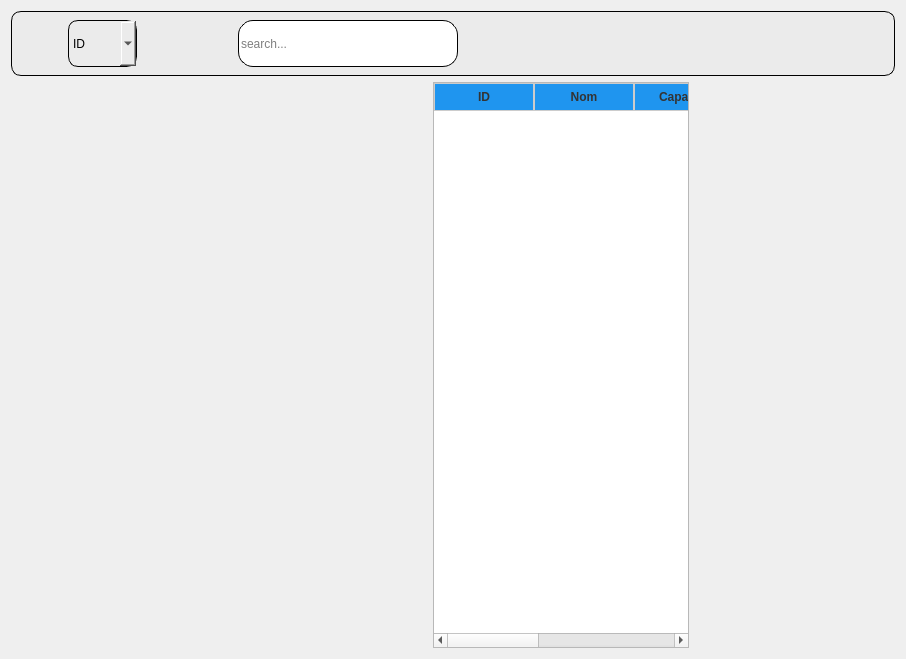
         <widget class="QWidget" name="list_salle">
          <layout class="QGridLayout" name="gridLayout_26">
           <item row="1" column="6">
            <spacer name="verticalSpacer_48">
             <property name="orientation">
              <enum>Qt::Vertical</enum>
             </property>
             <property name="sizeHint" stdset="0">
              <size>
               <width>20</width>
               <height>504</height>
              </size>
             </property>
            </spacer>
           </item>
           <item row="1" column="1">
            <spacer name="verticalSpacer_44">
             <property name="orientation">
              <enum>Qt::Vertical</enum>
             </property>
             <property name="sizeHint" stdset="0">
              <size>
               <width>20</width>
               <height>504</height>
              </size>
             </property>
            </spacer>
           </item>
           <item row="1" column="0">
            <spacer name="verticalSpacer_43">
             <property name="orientation">
              <enum>Qt::Vertical</enum>
             </property>
             <property name="sizeHint" stdset="0">
              <size>
               <width>20</width>
               <height>504</height>
              </size>
             </property>
            </spacer>
           </item>
           <item row="1" column="10">
            <spacer name="verticalSpacer_52">
             <property name="orientation">
              <enum>Qt::Vertical</enum>
             </property>
             <property name="sizeHint" stdset="0">
              <size>
               <width>20</width>
               <height>504</height>
              </size>
             </property>
            </spacer>
           </item>
           <item row="1" column="15">
            <spacer name="verticalSpacer_57">
             <property name="orientation">
              <enum>Qt::Vertical</enum>
             </property>
             <property name="sizeHint" stdset="0">
              <size>
               <width>20</width>
               <height>504</height>
              </size>
             </property>
            </spacer>
           </item>
           <item row="1" column="12">
            <spacer name="verticalSpacer_54">
             <property name="orientation">
              <enum>Qt::Vertical</enum>
             </property>
             <property name="sizeHint" stdset="0">
              <size>
               <width>20</width>
               <height>504</height>
              </size>
             </property>
            </spacer>
           </item>
           <item row="1" column="11">
            <spacer name="verticalSpacer_53">
             <property name="orientation">
              <enum>Qt::Vertical</enum>
             </property>
             <property name="sizeHint" stdset="0">
              <size>
               <width>20</width>
               <height>504</height>
              </size>
             </property>
            </spacer>
           </item>
           <item row="1" column="13">
            <spacer name="verticalSpacer_55">
             <property name="orientation">
              <enum>Qt::Vertical</enum>
             </property>
             <property name="sizeHint" stdset="0">
              <size>
               <width>20</width>
               <height>504</height>
              </size>
             </property>
            </spacer>
           </item>
           <item row="1" column="16">
            <spacer name="verticalSpacer_58">
             <property name="orientation">
              <enum>Qt::Vertical</enum>
             </property>
             <property name="sizeHint" stdset="0">
              <size>
               <width>20</width>
               <height>504</height>
              </size>
             </property>
            </spacer>
           </item>
           <item row="1" column="7">
            <spacer name="verticalSpacer_49">
             <property name="orientation">
              <enum>Qt::Vertical</enum>
             </property>
             <property name="sizeHint" stdset="0">
              <size>
               <width>20</width>
               <height>504</height>
              </size>
             </property>
            </spacer>
           </item>
           <item row="1" column="9">
            <spacer name="verticalSpacer_51">
             <property name="orientation">
              <enum>Qt::Vertical</enum>
             </property>
             <property name="sizeHint" stdset="0">
              <size>
               <width>20</width>
               <height>504</height>
              </size>
             </property>
            </spacer>
           </item>
           <item row="1" column="4">
            <spacer name="verticalSpacer_47">
             <property name="orientation">
              <enum>Qt::Vertical</enum>
             </property>
             <property name="sizeHint" stdset="0">
              <size>
               <width>20</width>
               <height>504</height>
              </size>
             </property>
            </spacer>
           </item>
           <item row="1" column="17">
            <widget class="QTableWidget" name="table_salle">
             <property name="sizePolicy">
              <sizepolicy hsizetype="Expanding" vsizetype="Expanding">
               <horstretch>0</horstretch>
               <verstretch>0</verstretch>
              </sizepolicy>
             </property>
             <property name="minimumSize">
              <size>
               <width>200</width>
               <height>0</height>
              </size>
             </property>
             <property name="maximumSize">
              <size>
               <width>1003</width>
               <height>5000</height>
              </size>
             </property>
             <property name="font">
              <font>
               <weight>50</weight>
               <bold>false</bold>
               <underline>false</underline>
               <strikeout>false</strikeout>
               <kerning>true</kerning>
              </font>
             </property>
             <property name="mouseTracking">
              <bool>false</bool>
             </property>
             <property name="tabletTracking">
              <bool>false</bool>
             </property>
             <property name="styleSheet">
              <string notr="true">QTableView {
     radius:10px;
 
    box-shadow: 0px 5px 10px rgba(0, 0, 0, 0.1); /* Ajouter un effet d'ombre */
} QHeaderView::section {
   background-color: rgb(31, 149, 239);
    color: #333333; /* Couleur du texte de l'en-tête */
    padding: 4px; /* Espace intérieur de l'en-tête */
    border: 1px solid #cccccc; /* Bordure de l'en-tête */
    text-align: left; /* Alignement du texte de l'en-tête */
}
QTableView::item:selected {
    background-color: #4d90fe; /* Couleur de fond de la cellule sélectionnée */
    color: white; /* Couleur du texte de la cellule sélectionnée */
}</string>
             </property>
             <property name="lineWidth">
              <number>1</number>
             </property>
             <property name="sizeAdjustPolicy">
              <enum>QAbstractScrollArea::AdjustIgnored</enum>
             </property>
             <property name="tabKeyNavigation">
              <bool>true</bool>
             </property>
             <property name="showDropIndicator" stdset="0">
              <bool>true</bool>
             </property>
             <property name="dragEnabled">
              <bool>false</bool>
             </property>
             <property name="dragDropOverwriteMode">
              <bool>true</bool>
             </property>
             <property name="alternatingRowColors">
              <bool>true</bool>
             </property>
             <property name="showGrid">
              <bool>true</bool>
             </property>
             <property name="sortingEnabled">
              <bool>false</bool>
             </property>
             <property name="wordWrap">
              <bool>true</bool>
             </property>
             <property name="cornerButtonEnabled">
              <bool>true</bool>
             </property>
             <property name="rowCount">
              <number>0</number>
             </property>
             <attribute name="horizontalHeaderCascadingSectionResizes">
              <bool>false</bool>
             </attribute>
             <attribute name="horizontalHeaderMinimumSectionSize">
              <number>16</number>
             </attribute>
             <attribute name="horizontalHeaderHighlightSections">
              <bool>true</bool>
             </attribute>
             <attribute name="horizontalHeaderShowSortIndicator" stdset="0">
              <bool>false</bool>
             </attribute>
             <attribute name="verticalHeaderVisible">
              <bool>false</bool>
             </attribute>
             <attribute name="verticalHeaderCascadingSectionResizes">
              <bool>true</bool>
             </attribute>
             <column>
              <property name="text">
               <string>ID</string>
              </property>
              <property name="toolTip">
               <string/>
              </property>
              <property name="font">
               <font>
                <weight>75</weight>
                <bold>true</bold>
               </font>
              </property>
              <property name="background">
               <color>
                <red>255</red>
                <green>255</green>
                <blue>255</blue>
               </color>
              </property>
              <property name="foreground">
               <brush brushstyle="Dense1Pattern">
                <color alpha="255">
                 <red>0</red>
                 <green>170</green>
                 <blue>0</blue>
                </color>
               </brush>
              </property>
              <property name="icon">
               <iconset resource="icon.qrc">
                <normaloff>:/icon_ajout_P_N/ressource/icon_n/icon_ajoutPn/key.png</normaloff>:/icon_ajout_P_N/ressource/icon_n/icon_ajoutPn/key.png</iconset>
              </property>
             </column>
             <column>
              <property name="text">
               <string>Nom</string>
              </property>
              <property name="font">
               <font>
                <weight>75</weight>
                <bold>true</bold>
               </font>
              </property>
              <property name="foreground">
               <brush brushstyle="SolidPattern">
                <color alpha="255">
                 <red>0</red>
                 <green>170</green>
                 <blue>0</blue>
                </color>
               </brush>
              </property>
              <property name="icon">
               <iconset resource="icon.qrc">
                <normaloff>:/icon_ajout_P_N/ressource/icon_n/icon_ajoutPn/pen.png</normaloff>:/icon_ajout_P_N/ressource/icon_n/icon_ajoutPn/pen.png</iconset>
              </property>
             </column>
             <column>
              <property name="text">
               <string>Capacity</string>
              </property>
              <property name="font">
               <font>
                <weight>75</weight>
                <bold>true</bold>
               </font>
              </property>
              <property name="foreground">
               <brush brushstyle="SolidPattern">
                <color alpha="255">
                 <red>0</red>
                 <green>170</green>
                 <blue>0</blue>
                </color>
               </brush>
              </property>
              <property name="icon">
               <iconset resource="icon.qrc">
                <normaloff>:/icon_tabN/ressource/icon_n/icon_tabN/quantity.png</normaloff>:/icon_tabN/ressource/icon_n/icon_tabN/quantity.png</iconset>
              </property>
             </column>
             <column>
              <property name="text">
               <string>Location</string>
              </property>
              <property name="font">
               <font>
                <weight>75</weight>
                <bold>true</bold>
               </font>
              </property>
              <property name="foreground">
               <brush brushstyle="SolidPattern">
                <color alpha="255">
                 <red>0</red>
                 <green>170</green>
                 <blue>0</blue>
                </color>
               </brush>
              </property>
              <property name="icon">
               <iconset resource="icon.qrc">
                <normaloff>:/icon_ajout_P_N/ressource/icon_n/icon_ajoutPn/location.png</normaloff>:/icon_ajout_P_N/ressource/icon_n/icon_ajoutPn/location.png</iconset>
              </property>
             </column>
             <column>
              <property name="text">
               <string>Actions</string>
              </property>
              <property name="font">
               <font>
                <weight>75</weight>
                <bold>true</bold>
               </font>
              </property>
              <property name="foreground">
               <brush brushstyle="NoBrush">
                <color alpha="255">
                 <red>0</red>
                 <green>170</green>
                 <blue>0</blue>
                </color>
               </brush>
              </property>
              <property name="icon">
               <iconset resource="icon.qrc">
                <normaloff>:/icon_ajout_P_N/ressource/icon_n/icon_ajoutPn/law.png</normaloff>:/icon_ajout_P_N/ressource/icon_n/icon_ajoutPn/law.png</iconset>
              </property>
             </column>
            </widget>
           </item>
           <item row="1" column="8">
            <spacer name="verticalSpacer_50">
             <property name="orientation">
              <enum>Qt::Vertical</enum>
             </property>
             <property name="sizeHint" stdset="0">
              <size>
               <width>20</width>
               <height>504</height>
              </size>
             </property>
            </spacer>
           </item>
           <item row="1" column="14">
            <spacer name="verticalSpacer_56">
             <property name="orientation">
              <enum>Qt::Vertical</enum>
             </property>
             <property name="sizeHint" stdset="0">
              <size>
               <width>20</width>
               <height>504</height>
              </size>
             </property>
            </spacer>
           </item>
           <item row="1" column="2">
            <spacer name="verticalSpacer_45">
             <property name="orientation">
              <enum>Qt::Vertical</enum>
             </property>
             <property name="sizeHint" stdset="0">
              <size>
               <width>20</width>
               <height>504</height>
              </size>
             </property>
            </spacer>
           </item>
           <item row="1" column="3">
            <spacer name="verticalSpacer_46">
             <property name="orientation">
              <enum>Qt::Vertical</enum>
             </property>
             <property name="sizeHint" stdset="0">
              <size>
               <width>20</width>
               <height>504</height>
              </size>
             </property>
            </spacer>
           </item>
           <item row="0" column="0" colspan="19">
            <widget class="QWidget" name="widget_10" native="true">
             <property name="minimumSize">
              <size>
               <width>0</width>
               <height>65</height>
              </size>
             </property>
             <property name="maximumSize">
              <size>
               <width>16777215</width>
               <height>65</height>
              </size>
             </property>
             <property name="styleSheet">
              <string notr="true">background-color: rgb(235, 235, 235); /* Couleur de fond */
    border: 1px solid black; /* Couleur de bordure */
    border-radius: 10px; /* Arrondi des coins */
 
</string>
             </property>
             <layout class="QGridLayout" name="gridLayout_25">
              <item row="0" column="4">
               <layout class="QHBoxLayout" name="horizontalLayout_24">
                <item>
                 <widget class="QPushButton" name="historique_salle">
                  <property name="styleSheet">
                   <string notr="true">QPushButton{

 padding-left: 10px;
border:none;

}
</string>
                  </property>
                  <property name="text">
                   <string/>
                  </property>
                  <property name="icon">
                   <iconset resource="icon.qrc">
                    <normaloff>:/icon_tabN/ressource/icon_n/icon_tabN/archiver.png</normaloff>:/icon_tabN/ressource/icon_n/icon_tabN/archiver.png</iconset>
                  </property>
                  <property name="iconSize">
                   <size>
                    <width>40</width>
                    <height>40</height>
                   </size>
                  </property>
                 </widget>
                </item>
                <item>
                 <widget class="QPushButton" name="screenshot_salle">
                  <property name="styleSheet">
                   <string notr="true">QPushButton{

 padding-left: 10px;
border:none;

}
</string>
                  </property>
                  <property name="text">
                   <string/>
                  </property>
                  <property name="icon">
                   <iconset resource="icon.qrc">
                    <normaloff>:/icon_metierN/ressource/icon_n/icon_metN/screenshoot.png</normaloff>:/icon_metierN/ressource/icon_n/icon_metN/screenshoot.png</iconset>
                  </property>
                  <property name="iconSize">
                   <size>
                    <width>50</width>
                    <height>50</height>
                   </size>
                  </property>
                 </widget>
                </item>
                <item>
                 <widget class="QPushButton" name="weather_button">
                  <property name="styleSheet">
                   <string notr="true">QPushButton{

 padding-left: 10px;
border:none;

}
</string>
                  </property>
                  <property name="text">
                   <string/>
                  </property>
                  <property name="icon">
                   <iconset resource="icon.qrc">
                    <normaloff>:/icon_tabN/ressource/icon_n/icon_tabN/weather-forecast.png</normaloff>:/icon_tabN/ressource/icon_n/icon_tabN/weather-forecast.png</iconset>
                  </property>
                  <property name="iconSize">
                   <size>
                    <width>40</width>
                    <height>40</height>
                   </size>
                  </property>
                 </widget>
                </item>
                <item>
                 <widget class="QPushButton" name="google_traduction">
                  <property name="styleSheet">
                   <string notr="true">QPushButton{

 padding-left: 10px;
border:none;

}
</string>
                  </property>
                  <property name="text">
                   <string/>
                  </property>
                  <property name="icon">
                   <iconset resource="icon.qrc">
                    <normaloff>:/icon_tabN/ressource/icon_n/icon_tabN/traducteur.png</normaloff>:/icon_tabN/ressource/icon_n/icon_tabN/traducteur.png</iconset>
                  </property>
                  <property name="iconSize">
                   <size>
                    <width>40</width>
                    <height>40</height>
                   </size>
                  </property>
                 </widget>
                </item>
                <item>
                 <widget class="QPushButton" name="excel_salle">
                  <property name="styleSheet">
                   <string notr="true">QPushButton{

 padding-left: 10px;
border:none;

}</string>
                  </property>
                  <property name="text">
                   <string/>
                  </property>
                  <property name="icon">
                   <iconset resource="icon.qrc">
                    <normaloff>:/icon_metierN/ressource/icon_n/icon_metN/microsoft-excel.png</normaloff>:/icon_metierN/ressource/icon_n/icon_metN/microsoft-excel.png</iconset>
                  </property>
                  <property name="iconSize">
                   <size>
                    <width>40</width>
                    <height>40</height>
                   </size>
                  </property>
                 </widget>
                </item>
                <item>
                 <widget class="QPushButton" name="pdf_salle">
                  <property name="maximumSize">
                   <size>
                    <width>60</width>
                    <height>60</height>
                   </size>
                  </property>
                  <property name="styleSheet">
                   <string notr="true">QPushButton{

 padding-left: 10px;
border:none;

}</string>
                  </property>
                  <property name="text">
                   <string/>
                  </property>
                  <property name="icon">
                   <iconset resource="icon.qrc">
                    <normaloff>:/icon_metierN/ressource/icon_n/icon_metN/pdf-file.png</normaloff>:/icon_metierN/ressource/icon_n/icon_metN/pdf-file.png</iconset>
                  </property>
                  <property name="iconSize">
                   <size>
                    <width>40</width>
                    <height>40</height>
                   </size>
                  </property>
                 </widget>
                </item>
               </layout>
              </item>
              <item row="0" column="0">
               <layout class="QHBoxLayout" name="horizontalLayout_22">
                <property name="spacing">
                 <number>6</number>
                </property>
                <property name="sizeConstraint">
                 <enum>QLayout::SetMinimumSize</enum>
                </property>
                <item>
                 <widget class="QPushButton" name="pushButton_39">
                  <property name="maximumSize">
                   <size>
                    <width>65</width>
                    <height>60</height>
                   </size>
                  </property>
                  <property name="styleSheet">
                   <string notr="true">QPushButton{

 padding-left: 10px;
border:none;

}</string>
                  </property>
                  <property name="text">
                   <string/>
                  </property>
                  <property name="icon">
                   <iconset resource="icon.qrc">
                    <normaloff>:/icon_metierN/ressource/icon_n/icon_metN/filter.png</normaloff>:/icon_metierN/ressource/icon_n/icon_metN/filter.png</iconset>
                  </property>
                  <property name="iconSize">
                   <size>
                    <width>35</width>
                    <height>31</height>
                   </size>
                  </property>
                 </widget>
                </item>
                <item>
                 <widget class="QComboBox" name="comboBox_6">
                  <property name="maximumSize">
                   <size>
                    <width>128</width>
                    <height>60</height>
                   </size>
                  </property>
                  <item>
                   <property name="text">
                    <string>ID</string>
                   </property>
                  </item>
                  <item>
                   <property name="text">
                    <string>Nom</string>
                   </property>
                  </item>
                  <item>
                   <property name="text">
                    <string>Capacite</string>
                   </property>
                  </item>
                  <item>
                   <property name="text">
                    <string>Location</string>
                   </property>
                  </item>
                 </widget>
                </item>
               </layout>
              </item>
              <item row="0" column="2">
               <layout class="QHBoxLayout" name="horizontalLayout_23">
                <property name="spacing">
                 <number>3</number>
                </property>
                <item>
                 <widget class="QLineEdit" name="lineEdit_7">
                  <property name="minimumSize">
                   <size>
                    <width>220</width>
                    <height>0</height>
                   </size>
                  </property>
                  <property name="maximumSize">
                   <size>
                    <width>250</width>
                    <height>200</height>
                   </size>
                  </property>
                  <property name="palette">
                   <palette>
                    <active>
                     <colorrole role="Button">
                      <brush brushstyle="SolidPattern">
                       <color alpha="255">
                        <red>255</red>
                        <green>255</green>
                        <blue>255</blue>
                       </color>
                      </brush>
                     </colorrole>
                     <colorrole role="Base">
                      <brush brushstyle="SolidPattern">
                       <color alpha="255">
                        <red>255</red>
                        <green>255</green>
                        <blue>255</blue>
                       </color>
                      </brush>
                     </colorrole>
                     <colorrole role="Window">
                      <brush brushstyle="SolidPattern">
                       <color alpha="255">
                        <red>255</red>
                        <green>255</green>
                        <blue>255</blue>
                       </color>
                      </brush>
                     </colorrole>
                    </active>
                    <inactive>
                     <colorrole role="Button">
                      <brush brushstyle="SolidPattern">
                       <color alpha="255">
                        <red>255</red>
                        <green>255</green>
                        <blue>255</blue>
                       </color>
                      </brush>
                     </colorrole>
                     <colorrole role="Base">
                      <brush brushstyle="SolidPattern">
                       <color alpha="255">
                        <red>255</red>
                        <green>255</green>
                        <blue>255</blue>
                       </color>
                      </brush>
                     </colorrole>
                     <colorrole role="Window">
                      <brush brushstyle="SolidPattern">
                       <color alpha="255">
                        <red>255</red>
                        <green>255</green>
                        <blue>255</blue>
                       </color>
                      </brush>
                     </colorrole>
                    </inactive>
                    <disabled>
                     <colorrole role="Button">
                      <brush brushstyle="SolidPattern">
                       <color alpha="255">
                        <red>255</red>
                        <green>255</green>
                        <blue>255</blue>
                       </color>
                      </brush>
                     </colorrole>
                     <colorrole role="Base">
                      <brush brushstyle="SolidPattern">
                       <color alpha="255">
                        <red>255</red>
                        <green>255</green>
                        <blue>255</blue>
                       </color>
                      </brush>
                     </colorrole>
                     <colorrole role="Window">
                      <brush brushstyle="SolidPattern">
                       <color alpha="255">
                        <red>255</red>
                        <green>255</green>
                        <blue>255</blue>
                       </color>
                      </brush>
                     </colorrole>
                    </disabled>
                   </palette>
                  </property>
                  <property name="styleSheet">
                   <string notr="true">/*background-color: rgb(255, 255, 255); 
    border-radius: 15px;  */
 background-color: rgb(255, 255, 255); /* Couleur de fond */
    border-radius: 15px; /* Arrondi des coins */
    border: 1px solid black; /* Bordure de 1px en couleur noire */</string>
                  </property>
                  <property name="text">
                   <string/>
                  </property>
                  <property name="placeholderText">
                   <string>search...</string>
                  </property>
                 </widget>
                </item>
                <item>
                 <widget class="QPushButton" name="pushButton_555">
                  <property name="maximumSize">
                   <size>
                    <width>50</width>
                    <height>50</height>
                   </size>
                  </property>
                  <property name="styleSheet">
                   <string notr="true">QPushButton{

 padding-left: 10px;
border:none;

}</string>
                  </property>
                  <property name="text">
                   <string/>
                  </property>
                  <property name="icon">
                   <iconset resource="icon.qrc">
                    <normaloff>:/icon_metierN/ressource/icon_n/icon_metN/search.png</normaloff>:/icon_metierN/ressource/icon_n/icon_metN/search.png</iconset>
                  </property>
                  <property name="iconSize">
                   <size>
                    <width>33</width>
                    <height>23</height>
                   </size>
                  </property>
                 </widget>
                </item>
               </layout>
              </item>
              <item row="0" column="3">
               <spacer name="horizontalSpacer_14">
                <property name="orientation">
                 <enum>Qt::Horizontal</enum>
                </property>
                <property name="sizeHint" stdset="0">
                 <size>
                  <width>40</width>
                  <height>20</height>
                 </size>
                </property>
               </spacer>
              </item>
              <item row="0" column="1">
               <spacer name="horizontalSpacer_15">
                <property name="orientation">
                 <enum>Qt::Horizontal</enum>
                </property>
                <property name="sizeHint" stdset="0">
                 <size>
                  <width>40</width>
                  <height>20</height>
                 </size>
                </property>
               </spacer>
              </item>
             </layout>
            </widget>
           </item>
           <item row="1" column="18">
            <layout class="QVBoxLayout" name="verticalLayout_15">
             <property name="spacing">
              <number>6</number>
             </property>
             <property name="leftMargin">
              <number>0</number>
             </property>
             <property name="topMargin">
              <number>0</number>
             </property>
             <property name="rightMargin">
              <number>0</number>
             </property>
             <property name="bottomMargin">
              <number>9</number>
             </property>
             <item>
              <spacer name="verticalSpacer_68">
               <property name="orientation">
                <enum>Qt::Vertical</enum>
               </property>
               <property name="sizeHint" stdset="0">
                <size>
                 <width>20</width>
                 <height>358</height>
                </size>
               </property>
              </spacer>
             </item>
             <item>
              <widget class="QLabel" name="label_46">
               <property name="minimumSize">
                <size>
                 <width>200</width>
                 <height>199</height>
                </size>
               </property>
               <property name="maximumSize">
                <size>
                 <width>60</width>
                 <height>60</height>
                </size>
               </property>
               <property name="text">
                <string/>
               </property>
               <property name="pixmap">
                <pixmap resource="icon.qrc">:/icon_b/ressource/icon_b/logoflexi.png</pixmap>
               </property>
               <property name="scaledContents">
                <bool>true</bool>
               </property>
              </widget>
             </item>
            </layout>
           </item>
          </layout>
         </widget>
